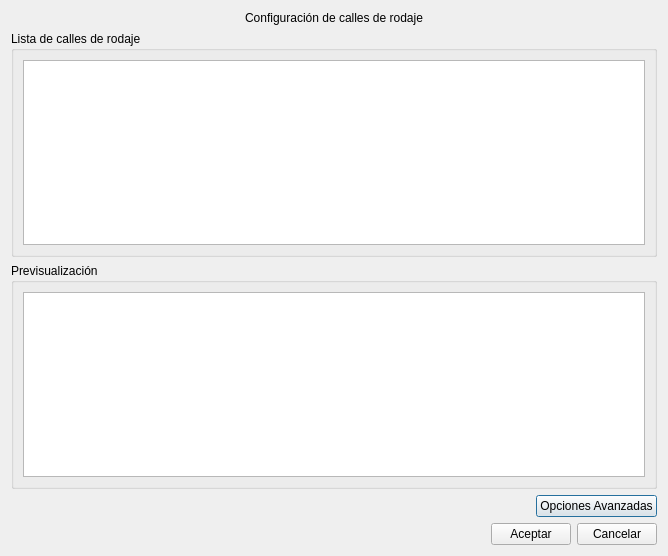
<?xml version="1.0" encoding="UTF-8"?>
<ui version="4.0">
 <class>DialogConfRodaje</class>
 <widget class="QDialog" name="DialogConfRodaje">
  <property name="geometry">
   <rect>
    <x>0</x>
    <y>0</y>
    <width>668</width>
    <height>556</height>
   </rect>
  </property>
  <property name="windowTitle">
   <string>Dialog</string>
  </property>
  <layout class="QVBoxLayout" name="verticalLayout_3">
   <item>
    <widget class="QLabel" name="label">
     <property name="text">
      <string>Configuración de calles de rodaje</string>
     </property>
     <property name="alignment">
      <set>Qt::AlignCenter</set>
     </property>
    </widget>
   </item>
   <item>
    <widget class="QGroupBox" name="groupBox">
     <property name="title">
      <string>Lista de calles de rodaje</string>
     </property>
     <layout class="QVBoxLayout" name="verticalLayout">
      <item>
       <widget class="QTableView" name="tableView"/>
      </item>
     </layout>
    </widget>
   </item>
   <item>
    <widget class="QGroupBox" name="groupBox_2">
     <property name="title">
      <string>Previsualización</string>
     </property>
     <layout class="QVBoxLayout" name="verticalLayout_2">
      <item>
       <widget class="QGraphicsView" name="graphicsView"/>
      </item>
     </layout>
    </widget>
   </item>
   <item>
    <layout class="QHBoxLayout" name="horizontalLayout">
     <item>
      <spacer name="horizontalSpacer">
       <property name="orientation">
        <enum>Qt::Horizontal</enum>
       </property>
       <property name="sizeHint" stdset="0">
        <size>
         <width>40</width>
         <height>20</height>
        </size>
       </property>
      </spacer>
     </item>
     <item>
      <widget class="QPushButton" name="pushButton">
       <property name="text">
        <string>Opciones Avanzadas</string>
       </property>
      </widget>
     </item>
    </layout>
   </item>
   <item>
    <layout class="QHBoxLayout" name="horizontalLayout_2">
     <item>
      <spacer name="horizontalSpacer_2">
       <property name="orientation">
        <enum>Qt::Horizontal</enum>
       </property>
       <property name="sizeHint" stdset="0">
        <size>
         <width>40</width>
         <height>20</height>
        </size>
       </property>
      </spacer>
     </item>
     <item>
      <widget class="QPushButton" name="pushButton_3">
       <property name="text">
        <string>Aceptar</string>
       </property>
      </widget>
     </item>
     <item>
      <widget class="QPushButton" name="pushButton_2">
       <property name="text">
        <string>Cancelar</string>
       </property>
      </widget>
     </item>
    </layout>
   </item>
  </layout>
 </widget>
 <resources/>
 <connections/>
</ui>
